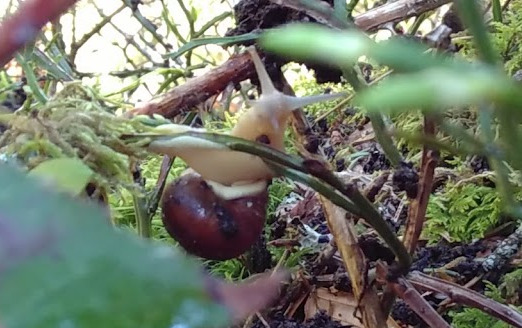
#> input picture exercise3/introml_ex_3/introml_ex_3/input2.jpg, 522 x 328 px
$ python convo.py
#> lines starting #> are read from the running program, lines starting #| are printed output that depends on the picture
from PIL import Image
import numpy as np


def make_kernel(ksize, sigma):
#> called with ksize = 3, sigma = 1
    kernel = np.zeros((ksize, ksize), dtype=np.float32)
    center = ksize // 2
    sum_val = 0.0
    for x in range(ksize):
        for y in range(ksize):
            dist = (x - center) ** 2 + (y - center) ** 2
            kernel[x, y] = (1 / (2 * np.pi * sigma ** 2)) * np.exp(-dist / (2 * sigma ** 2))
            sum_val += kernel[x, y]

    kernel /= sum_val  # Normalize the kernel
    return kernel


def slow_convolve(arr, k):
    k = np.flipud(np.fliplr(k))  # Flip the kernel both horizontally and vertically
    k_height, k_width = k.shape
    arr_height, arr_width = arr.shape

    pad_height = k_height // 2
    pad_width = k_width // 2

    # Padding the input image
    padded_arr = np.pad(arr, ((pad_height, pad_height), (pad_width, pad_width)), mode='constant', constant_values=0)
    new_arr = np.zeros((arr_height, arr_width), dtype=np.float32)

    # Performing the convolution
    for i in range(arr_height):
        for j in range(arr_width):
            region = padded_arr[i:i + k_height, j:j + k_width]
            new_arr[i, j] = np.sum(region * k)

    return new_arr


if __name__ == '__main__':
    k = make_kernel(3, 1)  # Parameters for the Gaussian kernel, you can adjust sigma

    # Choose the image you prefer
    # TODO: chose the image you prefer
    # im = np.array(Image.open('input1.jpg'))
    im = np.array(Image.open('input2.jpg'))
#> im is the input picture: shape (328, 522, 3); mean R, G, B 114, 120.7, 105.2
    # im = np.array(Image.open('input3.jpg'))

    #TODO: blur  the image, subtract the resulttothe input,
    #       add the result to the input, clip the values to the
    #       range [0,255] (remember warme-up exercise?), convert
    #       the array to np.unit8, and save the result

    sharpened_im = np.zeros_like(im)
    for i in range(3):  # Apply unsharp masking to each channel
        blurred_channel = slow_convolve(im[:, :, i], k)
        mask_channel = im[:, :, i] - blurred_channel
        sharpened_im[:, :, i] = np.clip(im[:, :, i] + mask_channel, 0, 255)
#> this loop made 3 passes
#> pass 1, in slow_convolve, `padded_arr = np.pad(arr, ((pad_height, pad_height), (pad_width, pad_wi..`:
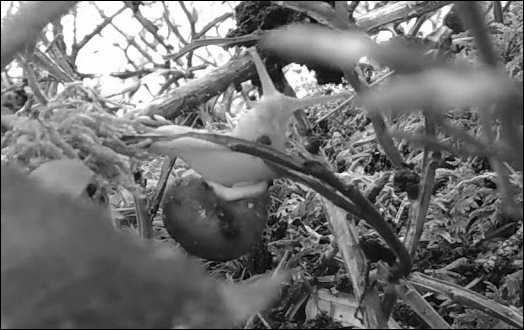
#> padded_arr: shape (330, 524); min 0, max 255, mean 112.9
#> pass 1, `blurred_channel = slow_convolve(im[:, :, i], k)`:
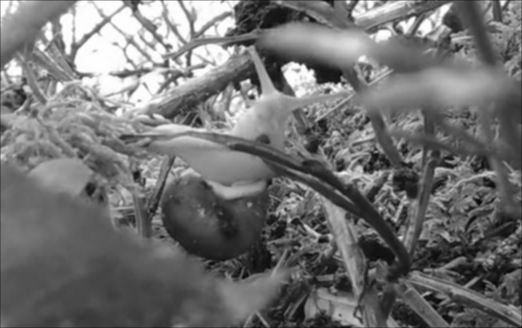
#> blurred_channel: shape (328, 522) float32; min 7.04, max 255, mean 113.7
#> pass 1, `mask_channel = im[:, :, i] - blurred_channel`:
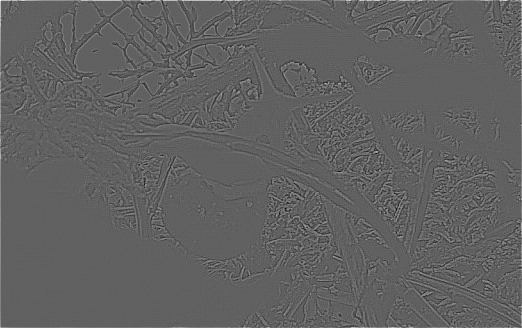
#> mask_channel: shape (328, 522) float32; min -71.55, max 116.5, mean 0.3; drawn with min black and max white
#> pass 2, in slow_convolve (call 2), `padded_arr = np.pad(arr, ((pad_height, pad_height), (pad_width, pad_wi..`:
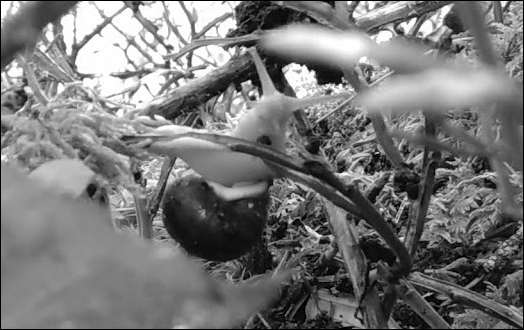
#> padded_arr: shape (330, 524); min 0, max 255, mean 119.5

    sharpened_im = sharpened_im.astype(np.uint8)

    result_image = Image.fromarray(sharpened_im)
    result_image.save('sharpened_image_2.jpg')

$ run again, with exercise3/introml_ex_3/introml_ex_3/input1.jpg copied over exercise3/introml_ex_3/introml_ex_3/input2.jpg
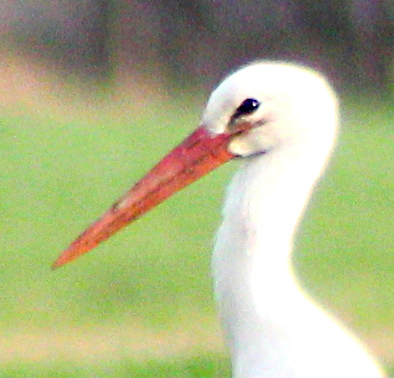
#> input picture exercise3/introml_ex_3/introml_ex_3/input1.jpg, 394 x 378 px
#> im is the input picture: shape (378, 394, 3); mean R, G, B 174.1, 180, 136.5
#> the loop `for i in range(3):` made 3 passes
#> pass 1, `mask_channel = im[:, :, i] - blurred_channel`:
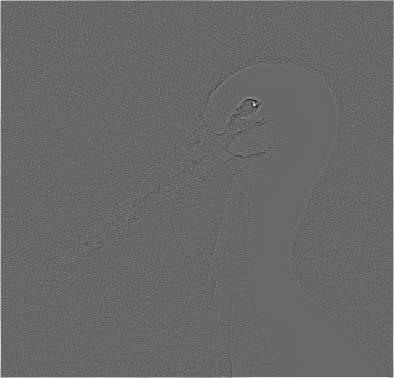
#> mask_channel: shape (378, 394) float32; min -55.91, max 81.03, mean 0.4; drawn with min black and max white
#> pass 2, in slow_convolve (call 2), `padded_arr = np.pad(arr, ((pad_height, pad_height), (pad_width, pad_wi..`:
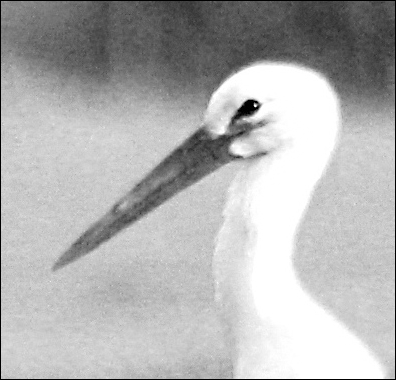
#> padded_arr: shape (380, 396); min 0, max 255, mean 178.1

$ run again, with exercise3/introml_ex_3/introml_ex_3/input3.jpg copied over exercise3/introml_ex_3/introml_ex_3/input2.jpg
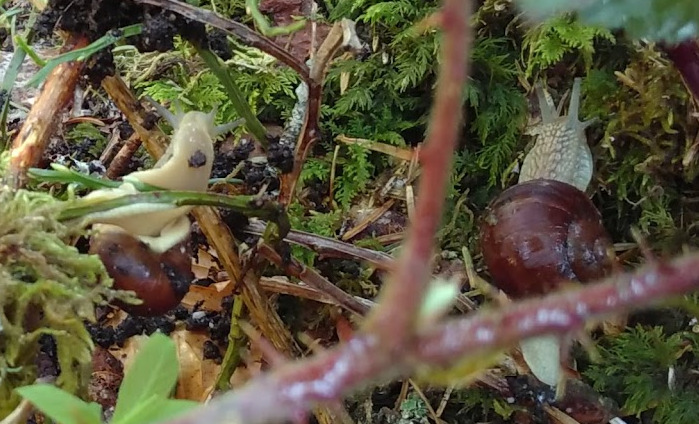
#> input picture exercise3/introml_ex_3/introml_ex_3/input3.jpg, 699 x 424 px
#> im is the input picture: shape (424, 699, 3); mean R, G, B 92.7, 86.7, 63
#> the loop `for i in range(3):` made 3 passes
#> pass 1, `mask_channel = im[:, :, i] - blurred_channel`:
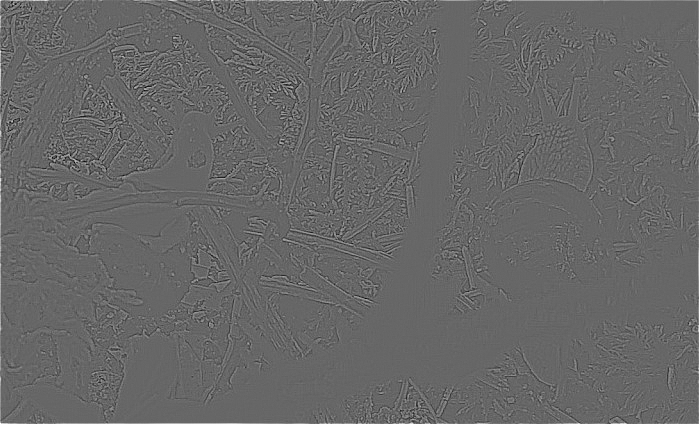
#> mask_channel: shape (424, 699) float32; min -62.39, max 92.03, mean 0.2; drawn with min black and max white
#> pass 2, in slow_convolve (call 2), `padded_arr = np.pad(arr, ((pad_height, pad_height), (pad_width, pad_wi..`:
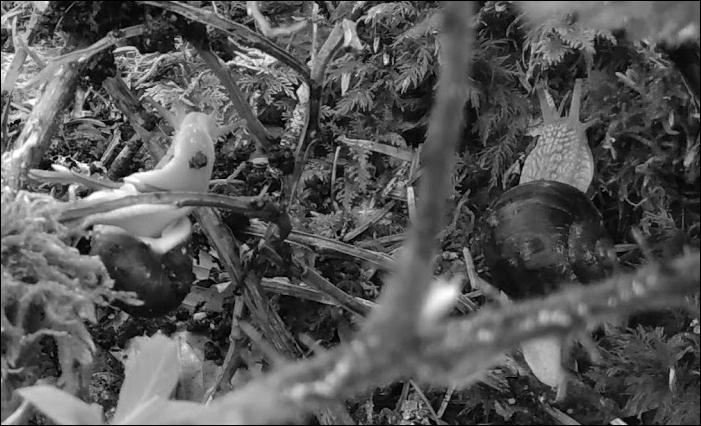
#> padded_arr: shape (426, 701); min 0, max 255, mean 86
